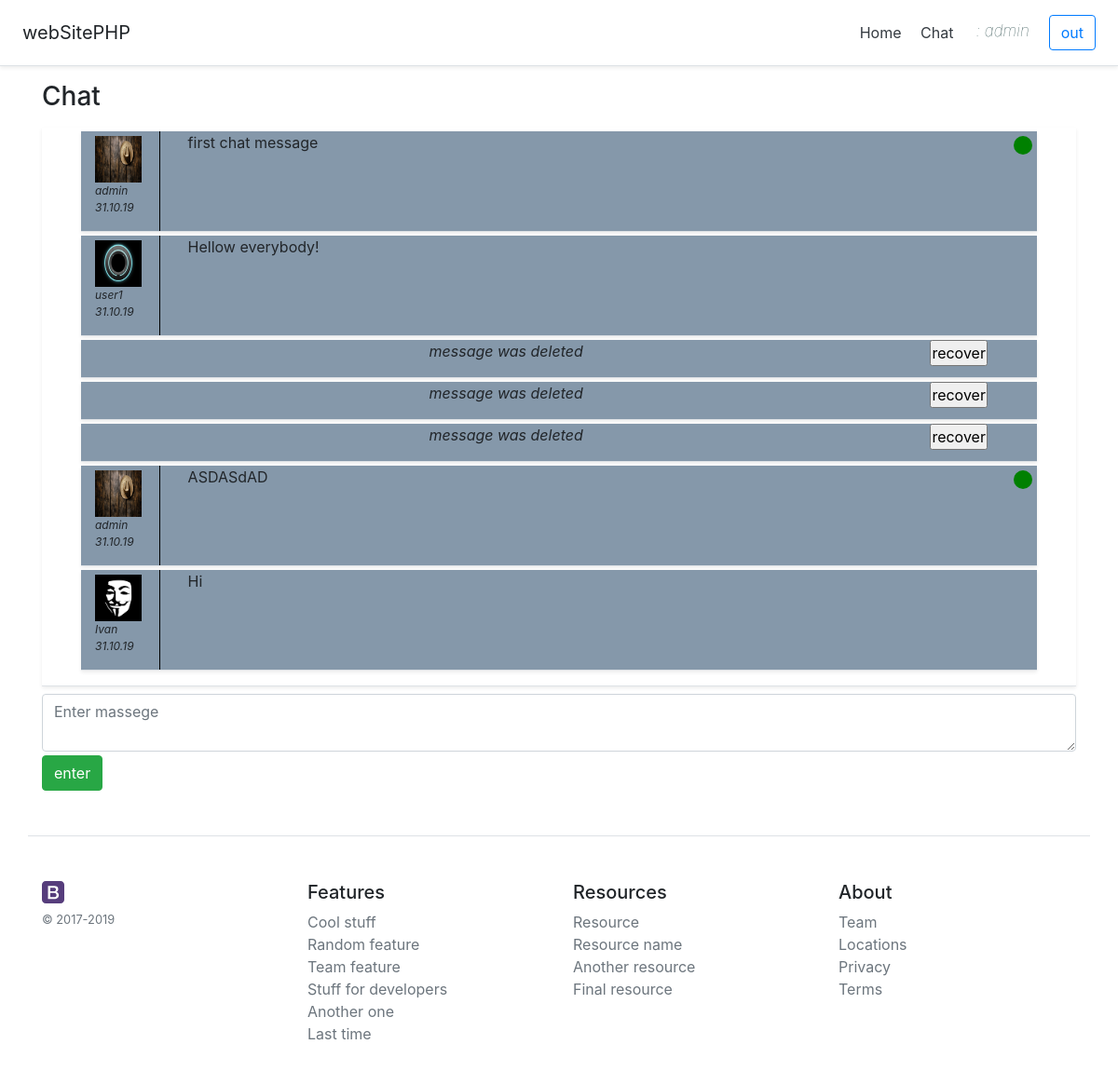
The app's page /pages/chat.php (signed in) with its own data.
### tables this page shows
CREATE TABLE `chatmsg` (
  `id` int(11) NOT NULL,
  `username` varchar(255) NOT NULL,
  `role` varchar(255) NOT NULL,
  `message` varchar(10000) NOT NULL,
  `data` varchar(255) NOT NULL,
  `time` varchar(255) NOT NULL,
  `status` varchar(255) NOT NULL DEFAULT 'exist',
  `img` varchar(255) NOT NULL DEFAULT 'anon.jpg'
);

### pageScripts/Chat.php (the view, shortened to what this page needs)
<?php
    function outputMessagesFromDB($connect)
    {
        $sql = "SELECT * FROM chatmsg";
        $result = mysqli_query($connect, $sql);
        if ($result)
        {
            $str    = '';
            foreach ($result as $col => $line)
            {
                $arr = array();
                foreach ($line as $key => $value)
                {
                    $arr[$key] = $value;
                }
                $str .= outputMessage($arr).
                        outputDeletedMessage($arr);
            }
        }
        return $str;
    }
    function outputMessage($arr)
    {
        if(checkMessageExist($arr['status']))
        {
            $str = "<div class=\"container border-bottom shadow-sm userinfo mt-1\">
                        <div class=\"userimg\">
                            <img src=\"../img/" . $arr['img'] . "\" width=\"50px\" height=\"50px\" alt=\"\">
                            <p class=\"chattext\">
                            " . $arr['username'] . "<br/>
                            " . $arr['data'] . "<br/>
                            </p>
                        </div>
                        <div class=\"message\">
                            <p>" . $arr['message'] . "</p>
                        </div>
                        <div></div>
                        " . outputDeleteMsgButton($arr) . "
                    </div>";
            return $str;
        }
        return '';
    }
    function outputDeleteMsgButton($arr)
    {
        $deleteMsgButton = '';
        if(checkUserRole($_SESSION['status']) || $arr['username'] === $_SESSION['name'])
        {
            $deleteMsgButton = "<form action='' method='post'>
                                    <input type='text' name='id' value='".$arr['id']."' style='display:none;'/>
                                    <input type='submit' class='delMsg' name='delete' value=''/>
                                </form>";
        }
        return $deleteMsgButton;
    }
    function outputDeletedMessage($arr)
    {
        if(!checkMessageExist($arr['status']))
        {
            $recoverMsgButton = '';
            if(checkUserRole($_SESSION['status']) || $arr['username'] === $_SESSION['name'])
            {
                $recoverMsgButton = "<form action='' method='post' class='mr-5'>
                                         <input type='text' name='id' value='".$arr['id']."' style='display:none;'/>
                                         <input type='submit' class='' name='recover' value='recover'/>
                                     </form>";
            }
            $str = "<div class=\"container border-bottom shadow-sm userinfo mt-1\">
                        <p></p>
                        <p></p>
                        <p class='deleteMessage'><i>message was deleted</i></p>
                        ".$recoverMsgButton."
                    </div>";
            return $str;
        }
        return '';
    }
    function checkMessageExist($msgStatus)
    {
        if($msgStatus === 'exist')
        {
            return true;
        }
        return false;
    }
    function checkUserRole($role)
    {
        return false;
    }
?>

### css/style.css (style rules this page uses)
* { margin: 0; padding: 0; }
.userinfo { width: 95%; display: grid; grid-template-columns: 10% 20% 60% 10%; background: #8598AA; }
.userimg { border-right: 1px solid black; margin-right: 30px; }
.chattext { font-size: 12px; font-style: italic; }
.message { word-wrap: break-word; }
.userinfo img { margin-top: 5px; }
.delMsg { margin-top: 5%; margin-left: 90%; border-radius: 50%; border: none; width: 20px; height: 20px; background: green; }
.deleteMessage { margin-left: 10%; }

### records on screen
chatmsg: img (picture), username "admin", data "31.10.19", message "first chat message"
chatmsg: img (picture), username "user1", data "31.10.19", message "Hellow everybody!"
chatmsg: img (picture), username "admin", data "31.10.19", message "ASDASdAD"
chatmsg: img (picture), username "Ivan", data "31.10.19", message "Hi"

### other values on screen
$_SESSION['name'] "admin"
